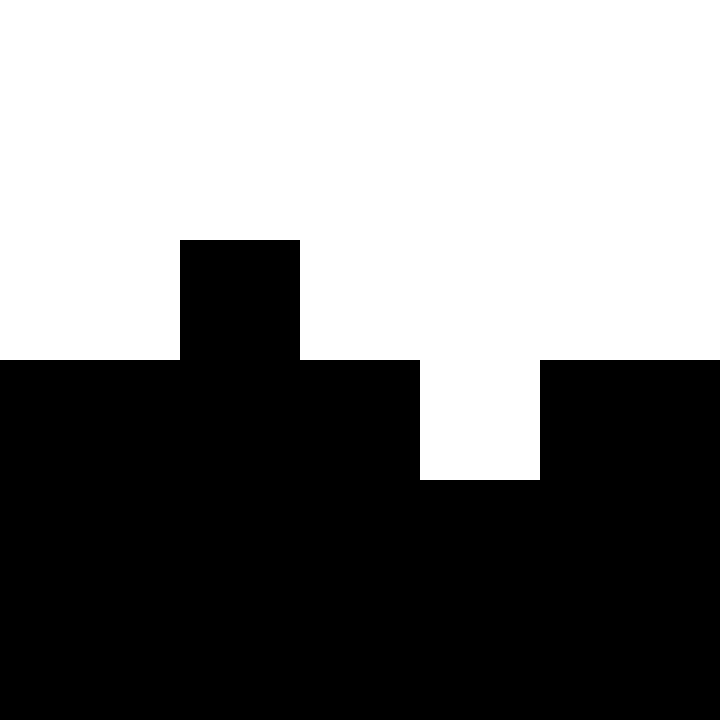

Tiled map render using the project's own tile images. Description and the whole map definition, tile-layer contents included, below:
An orthogonal 12x12 tile map with 60x60 px tiles, 1 tile layer (Layer2) and 2 objects (gate2, gate1).

<map version="1.0" tiledversion="1.0.3" orientation="orthogonal" renderorder="right-down" width="12" height="12" tilewidth="60" tileheight="60" nextobjectid="3">
 <tileset firstgid="1" source="graph.tsx" />
 <layer name="Layer2" width="12" height="12">
  <data encoding="csv">
1,1,1,1,1,1,1,1,1,1,1,1,
1,1,1,1,1,1,1,1,1,1,1,1,
1,1,1,1,1,1,1,1,1,1,1,1,
1,1,1,1,1,1,1,1,1,1,1,1,
1,1,1,3,3,1,1,1,1,1,1,1,
1,1,1,3,3,1,1,1,1,1,1,1,
3,3,3,3,3,3,3,1,1,3,3,3,
3,3,3,3,3,3,3,1,1,3,3,3,
3,3,3,3,3,3,3,3,3,3,3,3,
3,3,3,3,3,3,3,3,3,3,3,3,
3,3,3,3,3,3,3,3,3,3,3,3,
3,3,3,3,3,3,3,3,3,3,3,3
</data>
 </layer>
 <objectgroup name="Transfer">
  <object id="2" name="gate2" gid="6" x="600" y="360" width="60" height="60">
   <properties>
    <property name="target_gate" value="gate1" />
    <property name="target_level" value="level4" />
   </properties>
  </object>
  <object id="1" name="gate1" gid="6" x="60" y="360" width="60" height="60">
   <properties>
    <property name="target_gate" value="gate2" />
    <property name="target_level" value="level2" />
   </properties>
  </object>
 </objectgroup>
</map>
